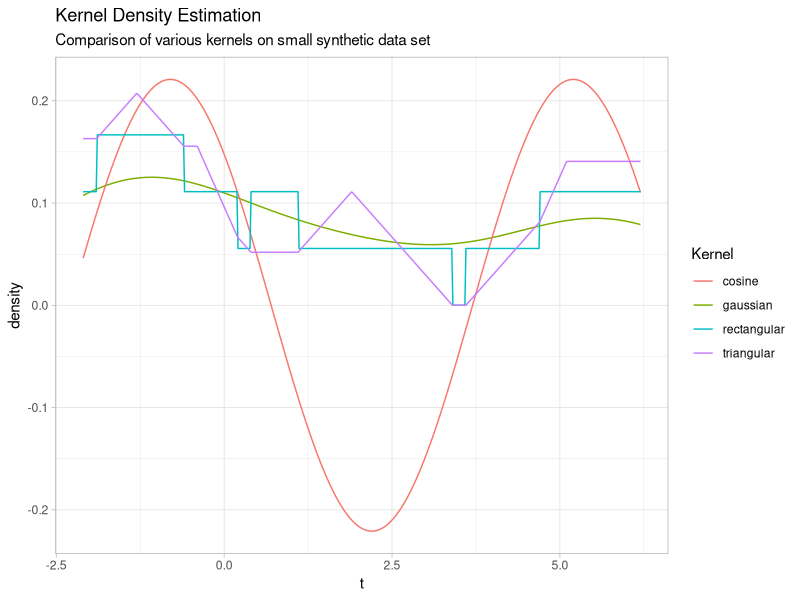

The R script that drew this image:
# auth: christian bitter (c) 2020
# name: kde.r
# desc: some testing of kernel density estimation, on a toy dataset

rm(list = ls());
library(ggplot2);
library(dplyr);

kde <- function(X,
                kernel_name = c("cosine", "gaussian", "rectangular", "triangular"),
                band_width,
                no_sample = 512) {
  K_cosine <- function(t) {
    pi2 <- pi / 2;
    pi4 <- pi / 4;

    return(pi4 * cos(pi2 * t));
  }

  K_gaussian <-function(t) {
    p <- 1/sqrt(2*pi);

    return(p * exp(-0.5*t^2))
  }

  K_box <- function(t) {
    return(ifelse(abs(t) < 1, .5, 0.));
  }

  K_triangle <- function(t) {
    return(ifelse(abs(t) <= 1., 1. - abs(t), 0));
  }

  x_density <- function(x, X, fn_kernel, band_width) {
    p <- 1 / (length(X) * band_width);
    return(sum(p * fn_kernel((x - X)/band_width)));
  }

  fn_kernel <- list(
    "gaussian" = K_gaussian,
    "triangular" = K_triangle,
    "rectangular" = K_box,
    "cosine" = K_cosine
  )[[kernel_name]];

  if (is.null(fn_kernel)) stop(sprintf("Unknown kernel: %s", kernel_name));

  n <- length(X);
  bwinv <- 1 / band_width;
  p <- bwinv / n;
  .x. <- seq(min(X), max(X), length.out = no_sample);

  KDE <- function(x) {
    return(sum(p * fn_kernel((x - X) * bwinv)));
  }

  return(list(
    "X"  = X,
    "bw" = band_width,
    "xs" = .x.,
    "kernel" = kernel_name,
    "ys" = sapply(X = .x., FUN=KDE, simplify = T)
    )
  );
}

X <- c(-2.1, -1.3, -0.4, 1.9, 5.1, 6.2);
bw <- sqrt(2.25);
yg <- kde(X, "gaussian", bw);
yc <- kde(X, "cosine", bw);
yt <- kde(X, "triangular", bw);
yb <- kde(X, "rectangular", bw);

ggplot() +
  geom_line(aes(x = yg$xs, y = yg$ys, colour = "gaussian")) +
  geom_line(aes(x = yc$xs, y = yc$ys, colour = "cosine")) +
  geom_line(aes(x = yb$xs, y = yb$ys, colour = "rectangular")) +
  geom_line(aes(x = yt$xs, y = yt$ys, colour = "triangular")) +
  labs(title = "Kernel Density Estimation",
       subtitle = "Comparison of various kernels on small synthetic data set",
       colour = "Kernel", x = "t", y = "density") +
  theme_light()